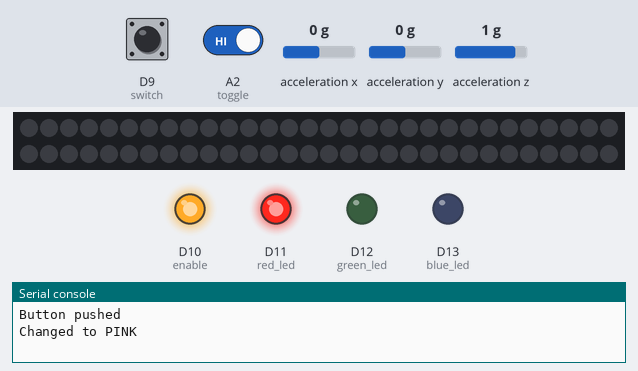
The program below on a simulated CircuitPython board. Shown: 60 RGB LEDs in strip order, left to right, continuing on the next row, output pins drawn as LEDs (lit = HIGH), the last lines printed to the serial console. Inputs (shaded band) come from the test bench; at power-on: D9 (switch) HIGH, A2 (toggle) HIGH, acceleration x 0 g, acceleration y 0 g, acceleration z 1 g. Files that are not in the repository are absent.

Above: at 1.2 s.
1.3 s: D9 (switch) pulled LOW for 0.15 s
At 1.49 s:
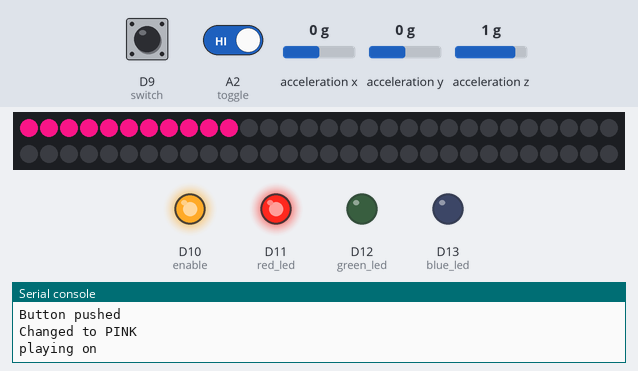
2.0 s: A2 (toggle) driven LOW
At 4.0 s:
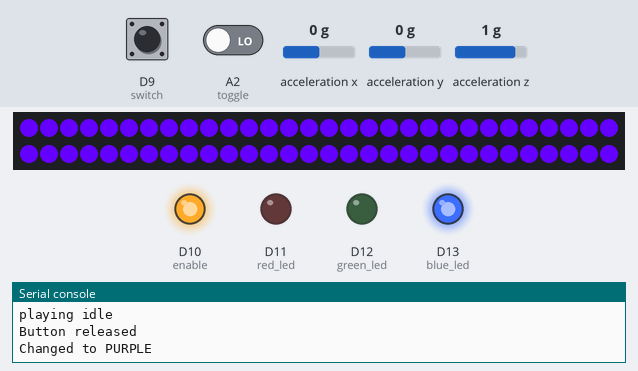
4.3 s: D9 (switch) pulled LOW for 1 s
At 4.8 s:
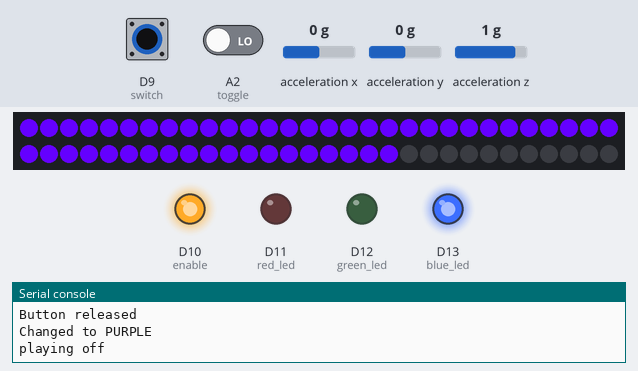
6.8 s: A2 (toggle) driven HIGH
8.3 s: A2 (toggle) driven LOW
At 9.5 s:
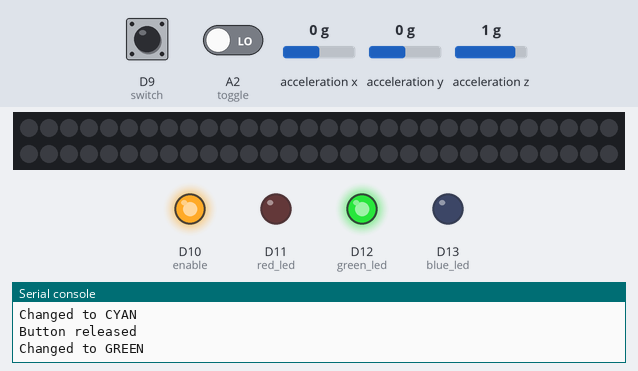
9.8 s: D9 (switch) pulled LOW for 0.15 s
At 9.99 s:
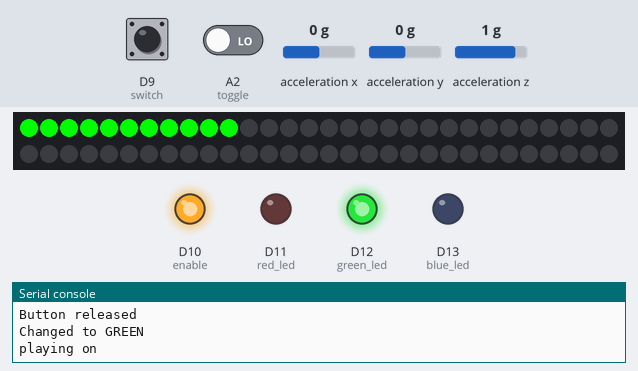
Timing chart, 0 to 11.5 s (numbered marks = the images above; inputs shaded):
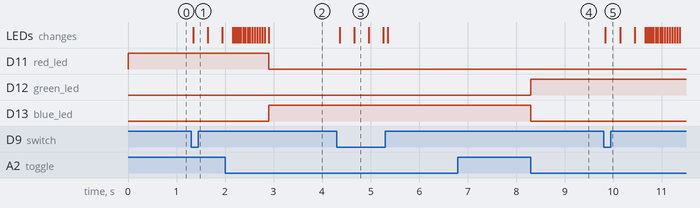

Measured:
- after the input at 1.3 s, the LEDs: change at once (image 1)
- after the input at 2.0 s, D11 (red_led): HIGH → LOW after 0.90 s; D13 (blue_led): LOW → HIGH after 0.90 s
- after the input at 4.3 s, the LEDs: first change after 0.06 s (image 3 shows a later state)
- after the input at 8.3 s, D12 (green_led): LOW → HIGH at once; D13 (blue_led): HIGH → LOW at once
- after the input at 9.8 s, the LEDs: change at once (image 5)

The program:

code.py
```python
import time
import math
import gc
import digitalio
import audioio
import audiocore
import busio
import board
from analogio import AnalogIn
import neopixel
import adafruit_lis3dh
from adafruit_led_animation.animation.rainbow import Rainbow

HIT_THRESHOLD = 400  # 250
SWING_THRESHOLD = 120
BUTTON_IS_TOGGLE = True

NUM_PIXELS = 60  # NeoPixel strip length (in pixels)
NEOPIXEL_PIN = board.D5
POWER_PIN = board.D10
SWITCH_PIN = board.D9

enable = digitalio.DigitalInOut(board.D10)
enable.direction = digitalio.Direction.OUTPUT
enable.value = True

red_led = digitalio.DigitalInOut(board.D11)
red_led.direction = digitalio.Direction.OUTPUT
green_led = digitalio.DigitalInOut(board.D12)
green_led.direction = digitalio.Direction.OUTPUT
blue_led = digitalio.DigitalInOut(board.D13)
blue_led.direction = digitalio.Direction.OUTPUT

audio = audioio.AudioOut(board.A0)  # Speaker
mode = 0  # Initial mode = OFF

strip = neopixel.NeoPixel(NEOPIXEL_PIN, NUM_PIXELS, brightness=1.0)
strip.fill(0)  # NeoPixels off ASAP on startup
strip.show()

switch = digitalio.DigitalInOut(SWITCH_PIN)
switch.direction = digitalio.Direction.INPUT
switch.pull = digitalio.Pull.UP

toggle = digitalio.DigitalInOut(board.A2)
toggle.direction = digitalio.Direction.INPUT
toggle.pull = digitalio.Pull.UP
state = toggle.value

# Set up accelerometer on I2C bus, 4G range:
i2c = busio.I2C(board.SCL, board.SDA)
accel = adafruit_lis3dh.LIS3DH_I2C(i2c)
accel.range = adafruit_lis3dh.RANGE_4_G

vbat_voltage = AnalogIn(board.VOLTAGE_MONITOR)

def get_voltage(pin):
    return (pin.value * 3.3) / 65536 * 2

def play_wav(name, loop=False):
    """
    Play a WAV file in the 'sounds' directory.
    @param name: partial file name string, complete name will be built around
                 this, e.g. passing 'foo' will play file 'sounds/foo.wav'.
    @param loop: if True, sound will repeat indefinitely (until interrupted
                 by another sound).
    """
    print("playing", name)
    try:
        wave_file = open("sounds/" + name + ".wav", "rb")
        wave = audiocore.WaveFile(wave_file)
        audio.play(wave, loop=loop)
    except:
        return


def power(sound, duration, reverse):
    """
    Animate NeoPixels with accompanying sound effect for power on / off.
    @param sound:    sound name (similar format to play_wav() above)
    @param duration: estimated duration of sound, in seconds (>0.0)
    @param reverse:  if True, do power-off effect (reverses animation)
    """

    if reverse:
        prev = NUM_PIXELS
    else:
        prev = 0
    gc.collect()  # Tidy up RAM now so animation's smoother
    start_time = time.monotonic()  # Save audio start time
    play_wav(sound)
    while True:
        elapsed = time.monotonic() - start_time  # Time spent playing sound
        if elapsed > duration:  # Past sound duration?
            break  # Stop animating
        fraction = elapsed / duration  # Animation time, 0.0 to 1.0
        if reverse:
            fraction = 1.0 - fraction  # 1.0 to 0.0 if reverse
        fraction = math.pow(fraction, 0.5)  # Apply nonlinear curve
        threshold = int((NUM_PIXELS * fraction) + 0.5)

        num = threshold - prev  # Number of pixels to light on this pass
        if num != 0:
            if reverse:
                strip[threshold:prev] = [0] * -num
            else:
                strip[prev:threshold] = [COLOR_IDLE] * num
            strip.show()
            # NeoPixel writes throw off time.monotonic() ever so slightly
            # because interrupts are disabled during the transfer.
            # We can compensate somewhat by adjusting the start time
            # back by 30 microseconds per pixel.
            start_time -= NUM_PIXELS * 0.00003
            prev = threshold

    if reverse:
        strip.fill(0)  # At end, ensure strip is off
    else:
        strip.fill(COLOR_IDLE)  # or all pixels set on
    strip.show()
    while audio.playing:  # Wait until audio done
        pass


def mix(color_1, color_2, weight_2):
    """
    Blend between two colors with a given ratio.
    @param color_1:  first color, as an (r,g,b) tuple
    @param color_2:  second color, as an (r,g,b) tuple
    @param weight_2: Blend weight (ratio) of second color, 0.0 to 1.0
    @return: (r,g,b) tuple, blended color
    """
    if weight_2 < 0.0:
        weight_2 = 0.0
    elif weight_2 > 1.0:
        weight_2 = 1.0
    weight_1 = 1.0 - weight_2
    return (
        int(color_1[0] * weight_1 + color_2[0] * weight_2),
        int(color_1[1] * weight_1 + color_2[1] * weight_2),
        int(color_1[2] * weight_1 + color_2[2] * weight_2),
    )

def set_button_color(r, g, b):
    red_led.value = r
    green_led.value = g
    blue_led.value = b

def set_color(NEW_COLOR):
    global COLOR, COLOR_IDLE, COLOR_SWING
    COLOR = NEW_COLOR
    COLOR_IDLE = (int(NEW_COLOR[0] / 1), int(NEW_COLOR[1] / 1), int(NEW_COLOR[2] / 1))
    COLOR_SWING = NEW_COLOR

    if (NEW_COLOR == GREEN_COLOR):
        set_button_color(False, True, False)
    elif (NEW_COLOR == PURPLE_COLOR or NEW_COLOR == CYAN_COLOR):
        set_button_color(False, False, True)
    elif (NEW_COLOR == RAINBOW_COLOR):
        set_button_color(False, False, False)
    else:
        set_button_color(True, False, False)


# "Idle" color is 1/4 brightness, "swinging" color is full brightness...
# CUSTOMIZE YOUR COLOR HERE:
# (red, green, blue) -- each 0 (off) to 255 (brightest)
RED_COLOR = (255, 0, 0)  # red
PINK_COLOR = (235, 20, 127) # pink
PURPLE_COLOR = (100, 0, 255)  # purple
CYAN_COLOR = (0, 100, 255)  # cyan
GREEN_COLOR = (0, 255, 0)  # cyan
RAINBOW_COLOR = (255, 255, 255)  # placeholder
COLOR = RED_COLOR
COLOR_IDLE = COLOR
COLOR_SWING = COLOR

set_color(COLOR)
COLOR_HIT = (255, 255, 255)  # "hit" color is white
rainbow = Rainbow(strip, speed=0.1, period=2)

button_push = False


def toggle_color():
    # Rotate through colours and button colours
    if COLOR == RED_COLOR:
        print("Changed to PINK")
        set_color(PINK_COLOR)
    elif COLOR == PINK_COLOR:
        print("Changed to PURPLE")
        set_color(PURPLE_COLOR)
    elif COLOR == PURPLE_COLOR:
        print("Changed to CYAN")
        set_color(CYAN_COLOR)
    elif COLOR == CYAN_COLOR:
        print("Changed to GREEN")
        set_color(GREEN_COLOR)
    elif COLOR == GREEN_COLOR:
        print("Changed to Rainbow")
        set_color(RAINBOW_COLOR)
    else:
        print("Changed to RED")
        set_color(RED_COLOR)

    # Only render if we're not in mode 0
    if mode != 0:
        strip.fill(COLOR_IDLE)  # Set to idle color
        strip.show()


while True:
    # We have two types of buttons, toggle and push
    # toggle.value is true, means the button has been released. I think we got the wires mixed up
    if BUTTON_IS_TOGGLE:
        if not button_push and toggle.value:
            # Mark the button push detected
            button_push = True
            print("Button pushed")
            toggle_color()

        # toggle.value is false, and we haven't already processed a button push,
        if not toggle.value and button_push:
            # Mark the button as released
            button_push = False
            print("Button released")
            toggle_color()
    else:
        if toggle.value:
            button_push = False

        # toggle.value is false, and we haven't already processed a button push,
        if not toggle.value and not button_push:
            # Mark the button push detected
            button_push = True
            print("Button pushed")
            toggle_color()

    if not switch.value:  # button pressed?
        if mode == 0:  # If currently off...
            #enable.value = True
            power("on", 1.7, False)  # Power up!
            play_wav("idle", loop=True)  # Play background hum sound
            mode = 1  # ON (idle) mode now
        else:  # else is currently on...
            power("off", 1.15, True)  # Power down
            mode = 0  # OFF mode now
            #enable.value = False
        while not switch.value:  # Wait for button release
            time.sleep(0.2)  # to avoid repeated triggering

    elif mode >= 1:  # If not OFF mode...
        x, y, z = accel.acceleration  # Read accelerometer
        accel_total = x * x + z * z
        if COLOR == RAINBOW_COLOR:
            rainbow.animate()
        # (Y axis isn't needed for this, assuming Hallowing is mounted
        # sideways to stick.  Also, square root isn't needed, since we're
        # just comparing thresholds...use squared values instead, save math.)
        if accel_total > HIT_THRESHOLD:  # Large acceleration = HIT
            TRIGGER_TIME = time.monotonic()  # Save initial time of hit
            play_wav("hit")  # Start playing 'hit' sound
            COLOR_ACTIVE = COLOR_HIT  # Set color to fade from
            mode = 3  # HIT mode
        elif mode == 1 and accel_total > SWING_THRESHOLD:  # Mild = SWING
            TRIGGER_TIME = time.monotonic()  # Save initial time of swing
            play_wav("swing")  # Start playing 'swing' sound
            COLOR_ACTIVE = COLOR_SWING  # Set color to fade from
            mode = 2  # SWING mode
        elif mode > 1:  # If in SWING or HIT mode...
            if audio.playing:  # And sound currently playing...
                if COLOR != RAINBOW_COLOR:
                    blend = time.monotonic() - TRIGGER_TIME  # Time since triggered
                    if mode == 2:  # If SWING,
                        blend = abs(0.5 - blend) * 2.0  # ramp up, down
                    strip.fill(mix(COLOR_ACTIVE, COLOR_IDLE, blend))
                    strip.show()
            else:  # No sound now, but still MODE > 1
                play_wav("idle", loop=True)  # Resume background hum
                if COLOR != RAINBOW_COLOR:
                    strip.fill(COLOR_IDLE)  # Set to idle color
                    strip.show()
                mode = 1  # IDLE mode now

    #battery_voaltage = get_voltage(vbat_voltage)
    #print("VBat voltage: {:.2f}".format(battery_voltage))
    #if battery_voltage > 4:
    #    set_button_color(False, True, False)
    #elif battery_voltage > 3.7:
    #    set_button_color(False, False, True)
    #else:
    #    set_button_color(True, False, False)
    #time.sleep(10)
```
